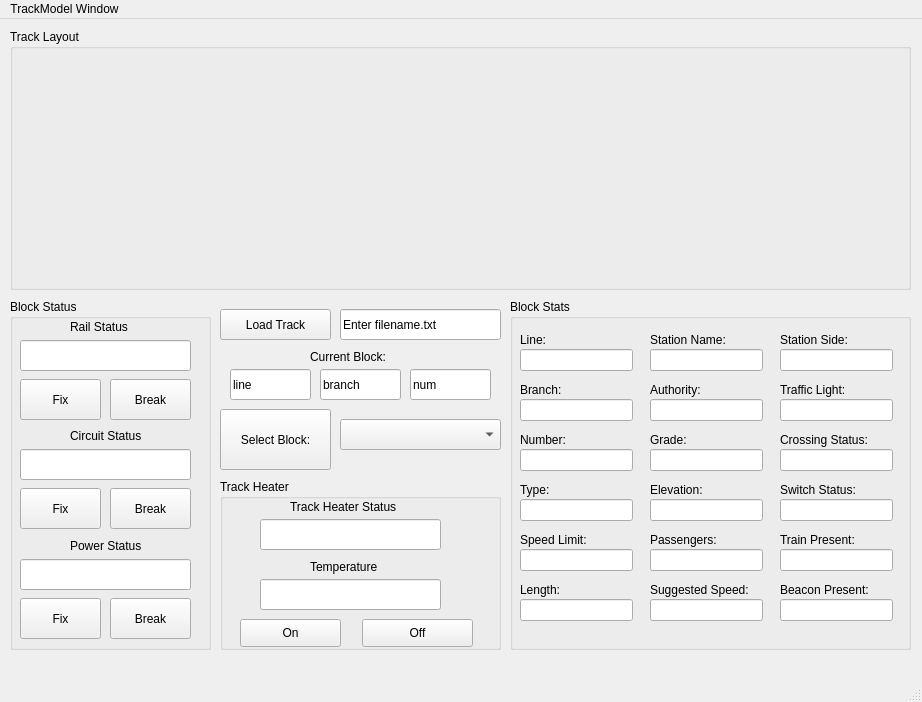
<?xml version="1.0" encoding="UTF-8"?>
<ui version="4.0">
 <class>TrackModel</class>
 <widget class="QMainWindow" name="TrackModel">
  <property name="geometry">
   <rect>
    <x>0</x>
    <y>0</y>
    <width>922</width>
    <height>702</height>
   </rect>
  </property>
  <property name="windowTitle">
   <string>TrackModel</string>
  </property>
  <widget class="QWidget" name="centralwidget">
   <widget class="QGroupBox" name="trackLayoutGroupBox">
    <property name="geometry">
     <rect>
      <x>10</x>
      <y>10</y>
      <width>901</width>
      <height>261</height>
     </rect>
    </property>
    <property name="title">
     <string>Track Layout</string>
    </property>
   </widget>
   <widget class="QGroupBox" name="blockStatusGroupBox">
    <property name="geometry">
     <rect>
      <x>10</x>
      <y>280</y>
      <width>201</width>
      <height>351</height>
     </rect>
    </property>
    <property name="title">
     <string>Block Status</string>
    </property>
    <widget class="QPushButton" name="railStatusFixButton">
     <property name="geometry">
      <rect>
       <x>10</x>
       <y>80</y>
       <width>81</width>
       <height>41</height>
      </rect>
     </property>
     <property name="text">
      <string>Fix</string>
     </property>
    </widget>
    <widget class="QPushButton" name="railStatusBreakButton">
     <property name="geometry">
      <rect>
       <x>100</x>
       <y>80</y>
       <width>81</width>
       <height>41</height>
      </rect>
     </property>
     <property name="text">
      <string>Break</string>
     </property>
    </widget>
    <widget class="QLabel" name="railStatusLabel">
     <property name="geometry">
      <rect>
       <x>60</x>
       <y>20</y>
       <width>71</width>
       <height>16</height>
      </rect>
     </property>
     <property name="text">
      <string>Rail Status</string>
     </property>
    </widget>
    <widget class="QLineEdit" name="railStatusTextBox">
     <property name="geometry">
      <rect>
       <x>10</x>
       <y>41</y>
       <width>171</width>
       <height>31</height>
      </rect>
     </property>
     <property name="text">
      <string/>
     </property>
    </widget>
    <widget class="QPushButton" name="circuitStatusFix">
     <property name="geometry">
      <rect>
       <x>10</x>
       <y>189</y>
       <width>81</width>
       <height>41</height>
      </rect>
     </property>
     <property name="text">
      <string>Fix</string>
     </property>
    </widget>
    <widget class="QLabel" name="circuitStatusLabel">
     <property name="geometry">
      <rect>
       <x>60</x>
       <y>129</y>
       <width>81</width>
       <height>16</height>
      </rect>
     </property>
     <property name="text">
      <string>Circuit Status</string>
     </property>
    </widget>
    <widget class="QPushButton" name="circuitStatusBreak">
     <property name="geometry">
      <rect>
       <x>100</x>
       <y>189</y>
       <width>81</width>
       <height>41</height>
      </rect>
     </property>
     <property name="text">
      <string>Break</string>
     </property>
    </widget>
    <widget class="QLineEdit" name="circuitStatusTextBox">
     <property name="geometry">
      <rect>
       <x>10</x>
       <y>150</y>
       <width>171</width>
       <height>31</height>
      </rect>
     </property>
     <property name="text">
      <string/>
     </property>
    </widget>
    <widget class="QLineEdit" name="powerStatusTextBox">
     <property name="geometry">
      <rect>
       <x>10</x>
       <y>260</y>
       <width>171</width>
       <height>31</height>
      </rect>
     </property>
     <property name="text">
      <string/>
     </property>
    </widget>
    <widget class="QPushButton" name="powerStatusBreak">
     <property name="geometry">
      <rect>
       <x>100</x>
       <y>299</y>
       <width>81</width>
       <height>41</height>
      </rect>
     </property>
     <property name="text">
      <string>Break</string>
     </property>
    </widget>
    <widget class="QLabel" name="powerStatusLabel">
     <property name="geometry">
      <rect>
       <x>60</x>
       <y>239</y>
       <width>81</width>
       <height>16</height>
      </rect>
     </property>
     <property name="text">
      <string>Power Status</string>
     </property>
    </widget>
    <widget class="QPushButton" name="powerStatusFix">
     <property name="geometry">
      <rect>
       <x>10</x>
       <y>299</y>
       <width>81</width>
       <height>41</height>
      </rect>
     </property>
     <property name="text">
      <string>Fix</string>
     </property>
    </widget>
   </widget>
   <widget class="QPushButton" name="loadTrackButton">
    <property name="geometry">
     <rect>
      <x>220</x>
      <y>290</y>
      <width>111</width>
      <height>31</height>
     </rect>
    </property>
    <property name="text">
     <string>Load Track</string>
    </property>
   </widget>
   <widget class="QLineEdit" name="loadTrackTextBox">
    <property name="geometry">
     <rect>
      <x>340</x>
      <y>290</y>
      <width>161</width>
      <height>31</height>
     </rect>
    </property>
    <property name="text">
     <string>Enter filename.txt</string>
    </property>
   </widget>
   <widget class="QLabel" name="currentBlockLabel">
    <property name="geometry">
     <rect>
      <x>310</x>
      <y>330</y>
      <width>141</width>
      <height>16</height>
     </rect>
    </property>
    <property name="text">
     <string>Current Block:</string>
    </property>
   </widget>
   <widget class="QLineEdit" name="currentBlockTextBoxLine">
    <property name="geometry">
     <rect>
      <x>230</x>
      <y>350</y>
      <width>81</width>
      <height>31</height>
     </rect>
    </property>
    <property name="text">
     <string>line</string>
    </property>
   </widget>
   <widget class="QComboBox" name="selectBlockDropdownBox">
    <property name="geometry">
     <rect>
      <x>340</x>
      <y>400</y>
      <width>161</width>
      <height>31</height>
     </rect>
    </property>
   </widget>
   <widget class="QGroupBox" name="trackHeaterGroupBox">
    <property name="geometry">
     <rect>
      <x>220</x>
      <y>460</y>
      <width>281</width>
      <height>171</height>
     </rect>
    </property>
    <property name="title">
     <string>Track Heater</string>
    </property>
    <widget class="QLabel" name="trackHeaterStatusLabel">
     <property name="geometry">
      <rect>
       <x>70</x>
       <y>20</y>
       <width>121</width>
       <height>16</height>
      </rect>
     </property>
     <property name="text">
      <string>Track Heater Status</string>
     </property>
    </widget>
    <widget class="QLineEdit" name="trackHeaterStatusTextBox">
     <property name="geometry">
      <rect>
       <x>40</x>
       <y>40</y>
       <width>181</width>
       <height>31</height>
      </rect>
     </property>
     <property name="text">
      <string/>
     </property>
    </widget>
    <widget class="QLabel" name="trackHeaterTemperatureLabel">
     <property name="geometry">
      <rect>
       <x>90</x>
       <y>80</y>
       <width>121</width>
       <height>16</height>
      </rect>
     </property>
     <property name="text">
      <string>Temperature</string>
     </property>
    </widget>
    <widget class="QLineEdit" name="trackHeaterTemperatureTextBox">
     <property name="geometry">
      <rect>
       <x>40</x>
       <y>100</y>
       <width>181</width>
       <height>31</height>
      </rect>
     </property>
     <property name="text">
      <string/>
     </property>
    </widget>
    <widget class="QPushButton" name="trackHeaterOnButton">
     <property name="geometry">
      <rect>
       <x>20</x>
       <y>140</y>
       <width>101</width>
       <height>28</height>
      </rect>
     </property>
     <property name="text">
      <string>On</string>
     </property>
    </widget>
    <widget class="QPushButton" name="trackHeaterOffButton">
     <property name="geometry">
      <rect>
       <x>142</x>
       <y>140</y>
       <width>111</width>
       <height>28</height>
      </rect>
     </property>
     <property name="text">
      <string>Off</string>
     </property>
    </widget>
   </widget>
   <widget class="QGroupBox" name="groupBox">
    <property name="geometry">
     <rect>
      <x>510</x>
      <y>280</y>
      <width>401</width>
      <height>351</height>
     </rect>
    </property>
    <property name="title">
     <string>Block Stats</string>
    </property>
    <widget class="QLabel" name="lineLabel">
     <property name="geometry">
      <rect>
       <x>10</x>
       <y>30</y>
       <width>55</width>
       <height>21</height>
      </rect>
     </property>
     <property name="text">
      <string>Line:</string>
     </property>
    </widget>
    <widget class="QLineEdit" name="lineTextBox">
     <property name="geometry">
      <rect>
       <x>10</x>
       <y>50</y>
       <width>113</width>
       <height>22</height>
      </rect>
     </property>
    </widget>
    <widget class="QLabel" name="branchLabel">
     <property name="geometry">
      <rect>
       <x>10</x>
       <y>80</y>
       <width>55</width>
       <height>21</height>
      </rect>
     </property>
     <property name="text">
      <string>Branch:</string>
     </property>
    </widget>
    <widget class="QLineEdit" name="branchTextBox">
     <property name="geometry">
      <rect>
       <x>10</x>
       <y>100</y>
       <width>113</width>
       <height>22</height>
      </rect>
     </property>
    </widget>
    <widget class="QLabel" name="idLabel">
     <property name="geometry">
      <rect>
       <x>10</x>
       <y>130</y>
       <width>55</width>
       <height>21</height>
      </rect>
     </property>
     <property name="text">
      <string>Number:</string>
     </property>
    </widget>
    <widget class="QLineEdit" name="idTextBox">
     <property name="geometry">
      <rect>
       <x>10</x>
       <y>150</y>
       <width>113</width>
       <height>22</height>
      </rect>
     </property>
    </widget>
    <widget class="QLineEdit" name="typeTextBox">
     <property name="geometry">
      <rect>
       <x>10</x>
       <y>200</y>
       <width>113</width>
       <height>22</height>
      </rect>
     </property>
    </widget>
    <widget class="QLabel" name="typeLabel">
     <property name="geometry">
      <rect>
       <x>10</x>
       <y>180</y>
       <width>55</width>
       <height>21</height>
      </rect>
     </property>
     <property name="text">
      <string>Type:</string>
     </property>
    </widget>
    <widget class="QLineEdit" name="lengthTextBox">
     <property name="geometry">
      <rect>
       <x>10</x>
       <y>300</y>
       <width>113</width>
       <height>22</height>
      </rect>
     </property>
    </widget>
    <widget class="QLabel" name="lengthLabel">
     <property name="geometry">
      <rect>
       <x>10</x>
       <y>280</y>
       <width>55</width>
       <height>21</height>
      </rect>
     </property>
     <property name="text">
      <string>Length:</string>
     </property>
    </widget>
    <widget class="QLineEdit" name="gradeTextBox">
     <property name="geometry">
      <rect>
       <x>140</x>
       <y>150</y>
       <width>113</width>
       <height>22</height>
      </rect>
     </property>
    </widget>
    <widget class="QLabel" name="elevationLabel">
     <property name="geometry">
      <rect>
       <x>140</x>
       <y>180</y>
       <width>55</width>
       <height>21</height>
      </rect>
     </property>
     <property name="text">
      <string>Elevation:</string>
     </property>
    </widget>
    <widget class="QLabel" name="suggestedSpeedLabel">
     <property name="geometry">
      <rect>
       <x>140</x>
       <y>280</y>
       <width>111</width>
       <height>21</height>
      </rect>
     </property>
     <property name="text">
      <string>Suggested Speed:</string>
     </property>
    </widget>
    <widget class="QLineEdit" name="suggestedSpeedTextBox">
     <property name="geometry">
      <rect>
       <x>140</x>
       <y>300</y>
       <width>113</width>
       <height>22</height>
      </rect>
     </property>
    </widget>
    <widget class="QLineEdit" name="elevationTextBox">
     <property name="geometry">
      <rect>
       <x>140</x>
       <y>200</y>
       <width>113</width>
       <height>22</height>
      </rect>
     </property>
    </widget>
    <widget class="QLineEdit" name="speedLimitTextBox">
     <property name="geometry">
      <rect>
       <x>10</x>
       <y>250</y>
       <width>113</width>
       <height>22</height>
      </rect>
     </property>
    </widget>
    <widget class="QLabel" name="speedLimitLabel">
     <property name="geometry">
      <rect>
       <x>10</x>
       <y>230</y>
       <width>81</width>
       <height>21</height>
      </rect>
     </property>
     <property name="text">
      <string>Speed Limit:</string>
     </property>
    </widget>
    <widget class="QLabel" name="gradeLabel">
     <property name="geometry">
      <rect>
       <x>140</x>
       <y>130</y>
       <width>55</width>
       <height>21</height>
      </rect>
     </property>
     <property name="text">
      <string>Grade:</string>
     </property>
    </widget>
    <widget class="QLabel" name="crossingStatusLabel">
     <property name="geometry">
      <rect>
       <x>270</x>
       <y>130</y>
       <width>111</width>
       <height>21</height>
      </rect>
     </property>
     <property name="text">
      <string>Crossing Status:</string>
     </property>
    </widget>
    <widget class="QLabel" name="switchStatusLabel">
     <property name="geometry">
      <rect>
       <x>270</x>
       <y>180</y>
       <width>111</width>
       <height>21</height>
      </rect>
     </property>
     <property name="text">
      <string>Switch Status:</string>
     </property>
    </widget>
    <widget class="QLineEdit" name="switchStatusTextBox">
     <property name="geometry">
      <rect>
       <x>270</x>
       <y>200</y>
       <width>113</width>
       <height>22</height>
      </rect>
     </property>
    </widget>
    <widget class="QLineEdit" name="passengersTextBox">
     <property name="geometry">
      <rect>
       <x>140</x>
       <y>250</y>
       <width>113</width>
       <height>22</height>
      </rect>
     </property>
    </widget>
    <widget class="QLineEdit" name="trainPresentTextBox">
     <property name="geometry">
      <rect>
       <x>270</x>
       <y>250</y>
       <width>113</width>
       <height>22</height>
      </rect>
     </property>
    </widget>
    <widget class="QLabel" name="trainPresentLabel">
     <property name="geometry">
      <rect>
       <x>270</x>
       <y>230</y>
       <width>111</width>
       <height>21</height>
      </rect>
     </property>
     <property name="text">
      <string>Train Present:</string>
     </property>
    </widget>
    <widget class="QLabel" name="passengersLabel">
     <property name="geometry">
      <rect>
       <x>140</x>
       <y>230</y>
       <width>101</width>
       <height>21</height>
      </rect>
     </property>
     <property name="text">
      <string>Passengers:</string>
     </property>
    </widget>
    <widget class="QLabel" name="stationNameLabel">
     <property name="geometry">
      <rect>
       <x>140</x>
       <y>30</y>
       <width>101</width>
       <height>21</height>
      </rect>
     </property>
     <property name="text">
      <string>Station Name:</string>
     </property>
    </widget>
    <widget class="QLineEdit" name="stationNameTextBox">
     <property name="geometry">
      <rect>
       <x>140</x>
       <y>50</y>
       <width>113</width>
       <height>22</height>
      </rect>
     </property>
    </widget>
    <widget class="QLabel" name="authorityLabel">
     <property name="geometry">
      <rect>
       <x>140</x>
       <y>80</y>
       <width>55</width>
       <height>21</height>
      </rect>
     </property>
     <property name="text">
      <string>Authority:</string>
     </property>
    </widget>
    <widget class="QLineEdit" name="authorityTextBox">
     <property name="geometry">
      <rect>
       <x>140</x>
       <y>100</y>
       <width>113</width>
       <height>22</height>
      </rect>
     </property>
    </widget>
    <widget class="QLineEdit" name="crossingStatusTextBox">
     <property name="geometry">
      <rect>
       <x>270</x>
       <y>150</y>
       <width>113</width>
       <height>22</height>
      </rect>
     </property>
    </widget>
    <widget class="QLineEdit" name="trafficLightStatusTextBox">
     <property name="geometry">
      <rect>
       <x>270</x>
       <y>100</y>
       <width>113</width>
       <height>22</height>
      </rect>
     </property>
    </widget>
    <widget class="QLabel" name="trafficLightStatusLabel">
     <property name="geometry">
      <rect>
       <x>270</x>
       <y>80</y>
       <width>111</width>
       <height>21</height>
      </rect>
     </property>
     <property name="text">
      <string>Traffic Light:</string>
     </property>
    </widget>
    <widget class="QLabel" name="stationSideLabel">
     <property name="geometry">
      <rect>
       <x>270</x>
       <y>30</y>
       <width>111</width>
       <height>21</height>
      </rect>
     </property>
     <property name="text">
      <string>Station Side:</string>
     </property>
    </widget>
    <widget class="QLineEdit" name="stationSideTextBox">
     <property name="geometry">
      <rect>
       <x>270</x>
       <y>50</y>
       <width>113</width>
       <height>22</height>
      </rect>
     </property>
    </widget>
    <widget class="QLabel" name="beaconPresentLabel">
     <property name="geometry">
      <rect>
       <x>270</x>
       <y>280</y>
       <width>111</width>
       <height>21</height>
      </rect>
     </property>
     <property name="text">
      <string>Beacon Present:</string>
     </property>
    </widget>
    <widget class="QLineEdit" name="beaconPresentTextBox">
     <property name="geometry">
      <rect>
       <x>270</x>
       <y>300</y>
       <width>113</width>
       <height>22</height>
      </rect>
     </property>
    </widget>
   </widget>
   <widget class="QLineEdit" name="currentBlockTextBoxBranch">
    <property name="geometry">
     <rect>
      <x>320</x>
      <y>350</y>
      <width>81</width>
      <height>31</height>
     </rect>
    </property>
    <property name="text">
     <string>branch</string>
    </property>
   </widget>
   <widget class="QLineEdit" name="currentBlockTextBoxId">
    <property name="geometry">
     <rect>
      <x>410</x>
      <y>350</y>
      <width>81</width>
      <height>31</height>
     </rect>
    </property>
    <property name="text">
     <string>num</string>
    </property>
   </widget>
   <widget class="QPushButton" name="selectBlockButton">
    <property name="geometry">
     <rect>
      <x>220</x>
      <y>390</y>
      <width>111</width>
      <height>61</height>
     </rect>
    </property>
    <property name="text">
     <string>Select Block:</string>
    </property>
   </widget>
  </widget>
  <widget class="QStatusBar" name="statusbar"/>
  <widget class="QMenuBar" name="menubar">
   <property name="geometry">
    <rect>
     <x>0</x>
     <y>0</y>
     <width>922</width>
     <height>19</height>
    </rect>
   </property>
   <widget class="QMenu" name="menuTrackModel">
    <property name="title">
     <string>TrackModel Window</string>
    </property>
   </widget>
   <addaction name="menuTrackModel"/>
  </widget>
 </widget>
 <resources/>
 <connections/>
</ui>
